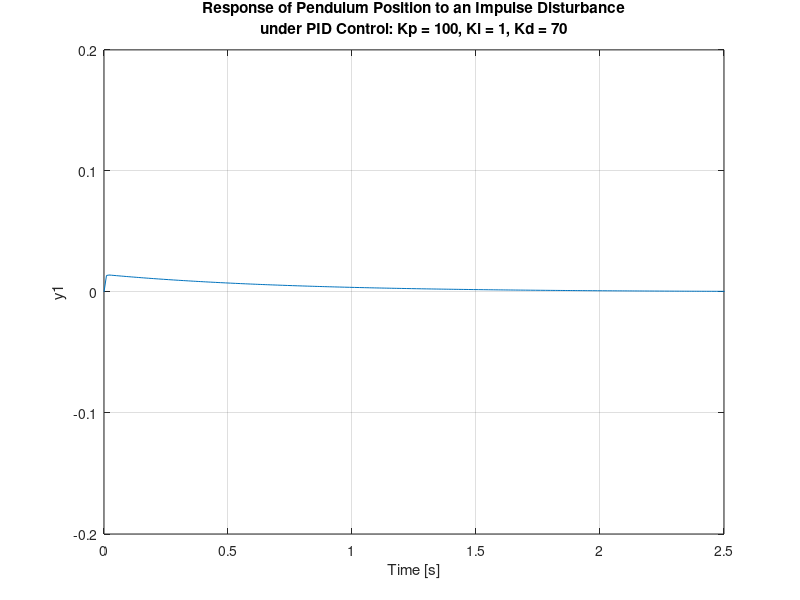
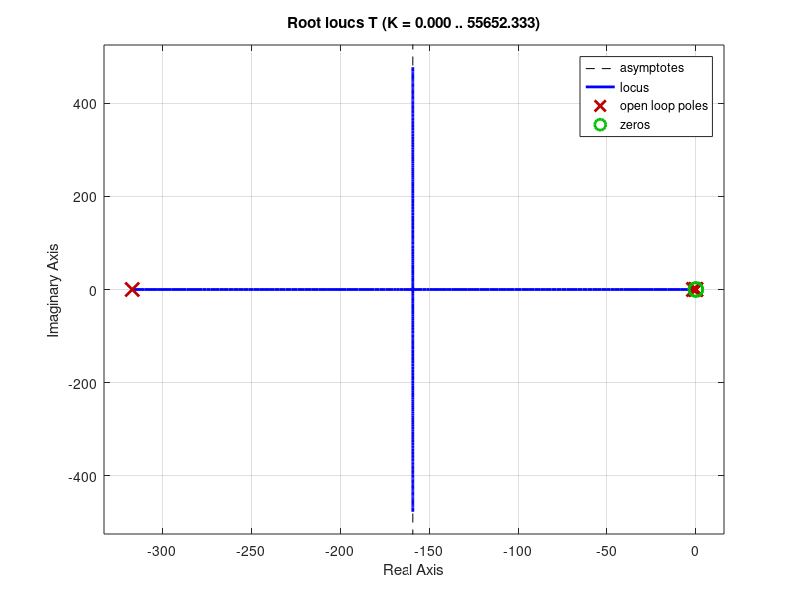

These figures' MATLAB source, in order:
close all; clear all; clc;

M = 0.5;
m = 0.2;
b = 0.1;
I = 0.006;
g = 9.8;
L = 0.3;

q= (M+m)*(I+m*L^2)-(m*L)^2;
s = tf('s');
P_pend= (m*L*s/q)/(s^3 + (b*(I + m*L^2))*s^2/q - ((M + m)*m*g*L)*s/q - b*m*g*L/q);
Kp = 100;
Ki = 1;
Kd = 70;

C = pid(Kp, Ki, Kd);
T = feedback(P_pend, C);

t = 0:0.01:10;

figure(1);
impulse(T,t);
axis([0, 2.5, -0.2, 0.2]);
grid on;
title({'Response of Pendulum Position to an Impulse Disturbance'; ...
    'under PID Control: Kp = 100, Ki = 1, Kd = 70'})

figure(2)
rlocus(T)
